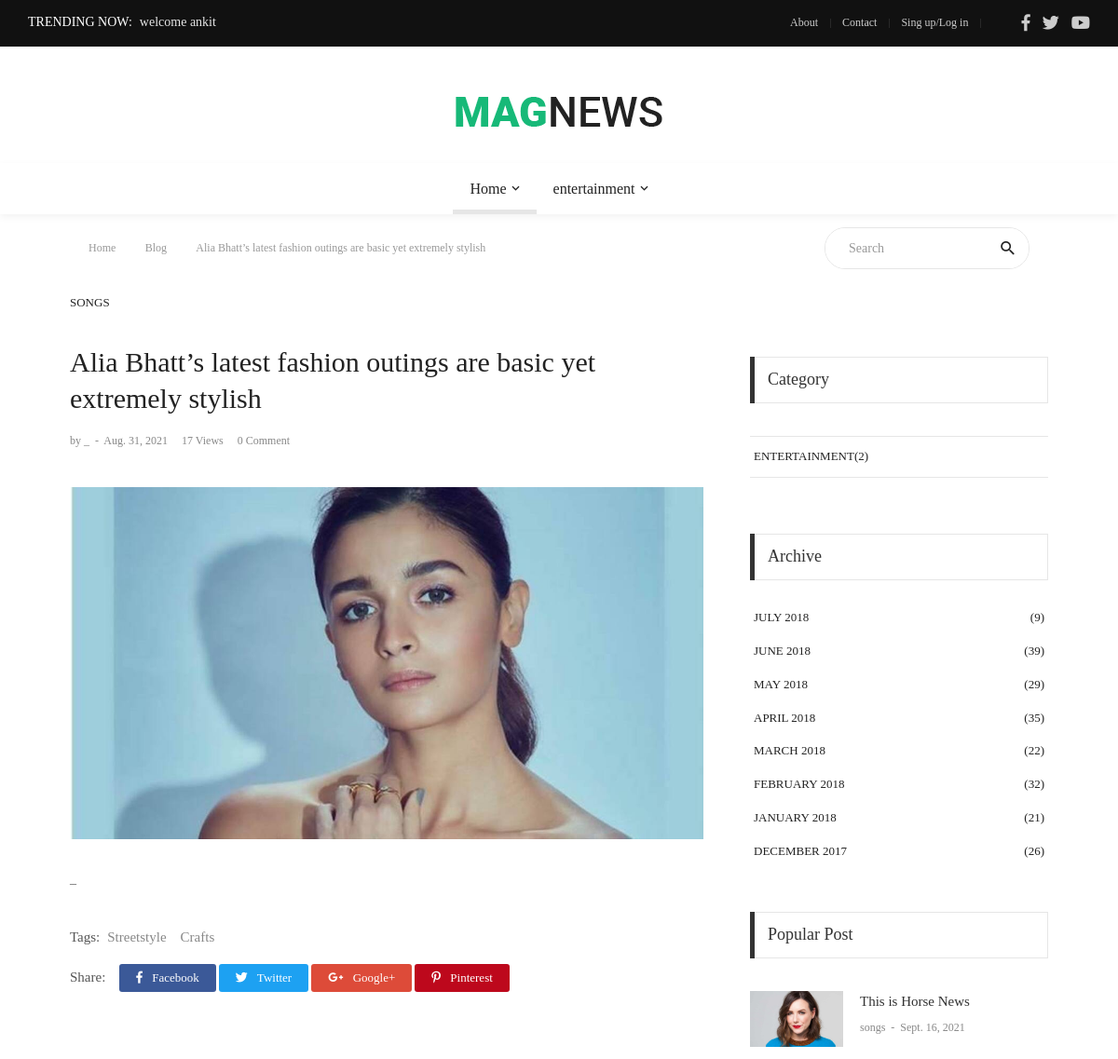
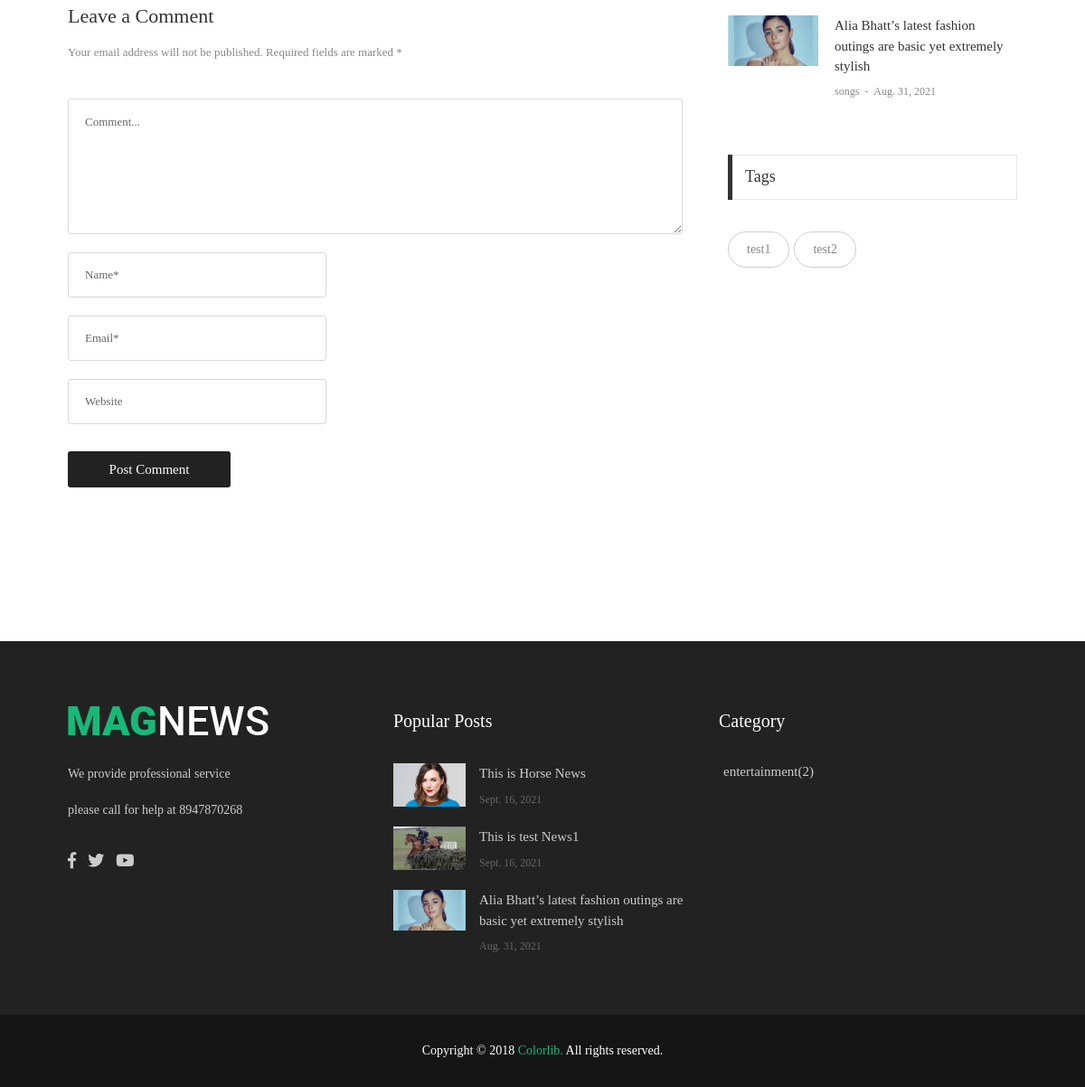
The page /news/Alia Bhatt’s latest fashion outings are basic yet extremely stylish on the database its author committed (2 pictures, top to bottom).
### trending/models.py (models this page shows, shortened)
class Trending(models.Model):
    headline = models.CharField(max_length=250)

### myapp/models.py (models this page shows, shortened)
class article(models.Model):
    title = models.CharField(max_length=250)
    body = models.TextField()
    bodylong = models.TextField(default='-')
    fb = models.CharField(default='-', max_length=250)
    tw = models.CharField(default='-', max_length=250)
    yt = models.CharField(default='-', max_length=250)
    ph = models.CharField(default='-', max_length=250)
    picurl = models.TextField(default='_')
    picname = models.TextField(default='_')
    picurl2 = models.TextField(default='_')
    picname2 = models.TextField(default='_')

### cat/models.py (models this page shows, shortened)
class Cat(models.Model):
    name = models.CharField(max_length=250)
    count = models.IntegerField(default=0)

### news/models.py (models this page shows, shortened)
class News(models.Model):
    name = models.CharField(max_length=250)
    summary = models.TextField()
    body = models.TextField(default='_')
    date = models.DateField()
    picname = models.TextField()
    picurl = models.TextField(default='_')
    author = models.CharField(max_length=250, default='_')
    catname =models.CharField(max_length=250, default='_')
    catid = models.IntegerField(default=0)
    ocatid = models.IntegerField(default=0)
    show = models.IntegerField(default=0)
    tags = models.TextField(default='_')

### news/views.py (the view)
# urls.py: path('news/<str:name>',views.detail, name='detail'),
def detail(request,name):
    article_var = article.objects.get(pk=1)
    news = News.objects.all().order_by('-pk')
    cat = Cat.objects.all()
    subcat = SubCat.objects.all()
    lastnews = News.objects.all().order_by('-pk')[:3]
    shownews = News.objects.get(name=name)
    popularnews = News.objects.all().order_by('-show')
    popularnews2 = News.objects.all().order_by('-show')[:3]
    tagsname = News.objects.get(name=name).tags
    tags = tagsname.split(',')
    trending = Trending.objects.all().order_by('-pk')[:5]
    try:
        mynews = News.objects.get(name=name)
        mynews.show = mynews.show + 1
        mynews.save()
    except:
        print('cant Add show')
    return render(request,'front/detail.html',{'shownews':shownews,'name':article_var, 'News':news, 'cat':cat,'subcat':subcat,'lastnews':lastnews,'popularnews':popularnews,'popularnews2':popularnews2,"tags":tags,'trending':trending})

### myapp/templates/front/detail.html
{% extends 'front/base.html' %}
{% load static %}
{% block mainblock  %}
	<div class="container">
		<div class="headline bg0 flex-wr-sb-c p-rl-20 p-tb-8">
			<div class="f2-s-1 p-r-30 m-tb-6">
				<a href="index.html" class="breadcrumb-item f1-s-3 cl9">
					Home
				</a>
				<a href="blog-list-01.html" class="breadcrumb-item f1-s-3 cl9">
					Blog
				</a>
				<span class="breadcrumb-item f1-s-3 cl9">
					 {{shownews.name}}
				</span>
			</div>
			<div class="pos-relative size-a-2 bo-1-rad-22 of-hidden bocl11 m-tb-6">
				<input class="f1-s-1 cl6 plh9 s-full p-l-25 p-r-45" type="text" name="search" placeholder="Search">
				<button class="flex-c-c size-a-1 ab-t-r fs-20 cl2 hov-cl10 trans-03">
					<i class="zmdi zmdi-search"></i>
				</button>
			</div>
		</div>
	</div>
	<section class="bg0 p-b-140 p-t-10">
		<div class="container">
			<div class="row justify-content-center">
				<div class="col-md-10 col-lg-8 p-b-30">
					<div class="p-r-10 p-r-0-sr991">
						<div class="p-b-70">
							<a href="#" class="f1-s-10 cl2 hov-cl10 trans-03 text-uppercase">
								{{shownews.catname}}
							</a>
							<h3 class="f1-l-3 cl2 p-b-16 p-t-33 respon2">
								{{ shownews.name }}
							</h3>
							<div class="flex-wr-s-s p-b-40">
								<span class="f1-s-3 cl8 m-r-15">
									<a href="#" class="f1-s-4 cl8 hov-cl10 trans-03">
										by {{shownews.author}}
									</a>
									<span class="m-rl-3">-</span>
									<span>
										{{shownews.date}}
									</span>
								</span>
								<span class="f1-s-3 cl8 m-r-15">
									{{shownews.show}} Views
								</span>
								<a href="#" class="f1-s-3 cl8 hov-cl10 trans-03 m-r-15">
									0 Comment
								</a>
							</div>
							<div class="wrap-pic-max-w p-b-30">
								<img src="{{shownews.picurl}}" alt="IMG">
							</div>
							<p class="f1-s-11 cl6 p-b-25">
									{{shownews.body|safe}}
								</p>
							<div class="flex-s-s p-t-12 p-b-15">
								<span class="f1-s-12 cl5 m-r-8">
									Tags:
								</span>
								<div class="flex-wr-s-s size-w-0">
									<a href="#" class="f1-s-12 cl8 hov-link1 m-r-15">
										Streetstyle
									</a>
									<a href="#" class="f1-s-12 cl8 hov-link1 m-r-15">
										Crafts
									</a>
								</div>
							</div>
							<div class="flex-s-s">
								<span class="f1-s-12 cl5 p-t-1 m-r-15">
									Share:
								</span>
								<div class="flex-wr-s-s size-w-0">
									<a href="#" class="dis-block f1-s-13 cl0 bg-facebook borad-3 p-tb-4 p-rl-18 hov-btn1 m-r-3 m-b-3 trans-03">
										<i class="fab fa-facebook-f m-r-7"></i>
										Facebook
									</a>
									<a href="#" class="dis-block f1-s-13 cl0 bg-twitter borad-3 p-tb-4 p-rl-18 hov-btn1 m-r-3 m-b-3 trans-03">
										<i class="fab fa-twitter m-r-7"></i>
										Twitter
									</a>
									<a href="#" class="dis-block f1-s-13 cl0 bg-google borad-3 p-tb-4 p-rl-18 hov-btn1 m-r-3 m-b-3 trans-03">
										<i class="fab fa-google-plus-g m-r-7"></i>
										Google+
									</a>
									<a href="#" class="dis-block f1-s-13 cl0 bg-pinterest borad-3 p-tb-4 p-rl-18 hov-btn1 m-r-3 m-b-3 trans-03">
										<i class="fab fa-pinterest-p m-r-7"></i>
										Pinterest
									</a>
								</div>
							</div>
						</div>
						<div>
							<h4 class="f1-l-4 cl3 p-b-12">
								Leave a Comment
							</h4>
							<p class="f1-s-13 cl8 p-b-40">
								Your email address will not be published. Required fields are marked *
							</p>
							<form>
								<textarea class="bo-1-rad-3 bocl13 size-a-15 f1-s-13 cl5 plh6 p-rl-18 p-tb-14 m-b-20" name="msg" placeholder="Comment..."></textarea>
								<input class="bo-1-rad-3 bocl13 size-a-16 f1-s-13 cl5 plh6 p-rl-18 m-b-20" type="text" name="name" placeholder="Name*">
								<input class="bo-1-rad-3 bocl13 size-a-16 f1-s-13 cl5 plh6 p-rl-18 m-b-20" type="text" name="email" placeholder="Email*">
								<input class="bo-1-rad-3 bocl13 size-a-16 f1-s-13 cl5 plh6 p-rl-18 m-b-20" type="text" name="website" placeholder="Website">
								<button class="size-a-17 bg2 borad-3 f1-s-12 cl0 hov-btn1 trans-03 p-rl-15 m-t-10">
									Post Comment
								</button>
							</form>
						</div>
					</div>
				</div>
				<div class="col-md-10 col-lg-4 p-b-30">
					<div class="p-l-10 p-rl-0-sr991 p-t-70">
						<div class="p-b-60">
							<div class="how2 how2-cl4 flex-s-c">
								<h3 class="f1-m-2 cl3 tab01-title">
									Category
								</h3>
							</div>
							<ul class="p-t-35">
								{% for c in cat %}
								{% if c.count != 0 %}
								<li class="how-bor3 p-rl-4">
									<a href="#" class="dis-block f1-s-10 text-uppercase cl2 hov-cl10 trans-03 p-tb-13">
										{{ c.name }}({{ c.count }})
									</a>
								</li>
								{% endif %}
								{% endfor %}
							</ul>
						</div>
						<div class="p-b-37">
							<div class="how2 how2-cl4 flex-s-c">
								<h3 class="f1-m-2 cl3 tab01-title">
									Archive
								</h3>
							</div>
							<ul class="p-t-32">
								<li class="p-rl-4 p-b-19">
									<a href="#" class="flex-wr-sb-c f1-s-10 text-uppercase cl2 hov-cl10 trans-03">
										<span>
											July 2018
										</span>
										<span>
											(9)
										</span>
									</a>
								</li>
								<li class="p-rl-4 p-b-19">
									<a href="#" class="flex-wr-sb-c f1-s-10 text-uppercase cl2 hov-cl10 trans-03">
										<span>
											June 2018
										</span>
										<span>
											(39)
										</span>
									</a>
								</li>
								<li class="p-rl-4 p-b-19">
									<a href="#" class="flex-wr-sb-c f1-s-10 text-uppercase cl2 hov-cl10 trans-03">
										<span>
											May 2018
										</span>
										<span>
											(29)
										</span>
									</a>
								</li>
								<li class="p-rl-4 p-b-19">
									<a href="#" class="flex-wr-sb-c f1-s-10 text-uppercase cl2 hov-cl10 trans-03">
										<span>
											April  2018
										</span>
										<span>
											(35)
										</span>
									</a>
								</li>
								<li class="p-rl-4 p-b-19">
									<a href="#" class="flex-wr-sb-c f1-s-10 text-uppercase cl2 hov-cl10 trans-03">
										<span>
											March 2018
										</span>
										<span>
											(22)
										</span>
									</a>
								</li>
								<li class="p-rl-4 p-b-19">
									<a href="#" class="flex-wr-sb-c f1-s-10 text-uppercase cl2 hov-cl10 trans-03">
										<span>
											February 2018
										</span>
										<span>
											(32)
										</span>
									</a>
								</li>
								<li class="p-rl-4 p-b-19">
									<a href="#" class="flex-wr-sb-c f1-s-10 text-uppercase cl2 hov-cl10 trans-03">
										<span>
											January 2018
										</span>
										<span>
											(21)
										</span>
									</a>
								</li>
								<li class="p-rl-4 p-b-19">
									<a href="#" class="flex-wr-sb-c f1-s-10 text-uppercase cl2 hov-cl10 trans-03">
										<span>
											December 2017
										</span>
										<span>
											(26)
										</span>
									</a>
								</li>
							</ul>
						</div>
						<div class="p-b-30">
							<div class="how2 how2-cl4 flex-s-c">
								<h3 class="f1-m-2 cl3 tab01-title">
									Popular Post
								</h3>
							</div>
							<ul class="p-t-35">
								{% for pop in popularnews %}
								 {% if pop.ocatid == shownews.ocatid %}
								<li class="flex-wr-sb-s p-b-30">
									<a href="{% url 'detail' name=pop.name %}" class="size-w-10 wrap-pic-w hov1 trans-03">
										<img src="{{pop.picurl}}" alt="IMG">
									</a>
									<div class="size-w-11">
										<h6 class="p-b-4">
											<a href="{% url 'detail' name=pop.name %}" class="f1-s-5 cl3 hov-cl10 trans-03">
												{{pop.name}}
											</a>
										</h6>
										<span class="cl8 txt-center p-b-24">
											<a href="{% url 'detail' name=pop.name %}" class="f1-s-6 cl8 hov-cl10 trans-03">
												{{pop.catname}}
											</a>
											<span class="f1-s-3 m-rl-3">
												-
											</span>
											<span class="f1-s-3">
												{{pop.date}}
											</span>
										</span>
									</div>
								</li>
								  {% endif %}
								{% endfor %}
							</ul>
						</div>
						<div>
							<div class="how2 how2-cl4 flex-s-c m-b-30">
								<h3 class="f1-m-2 cl3 tab01-title">
									Tags
								</h3>
							</div>
							{% for tagname in tags %}
							<div class="flex-wr-s-s m-rl--5">
								<a href="#" class="flex-c-c size-h-2 bo-1-rad-20 bocl12 f1-s-1 cl8 hov-btn2 trans-03 p-rl-20 p-tb-5 m-all-5">
									{{tagname}}
								</a>
								{% endfor %}
							</div>
						</div>
					</div>
				</div>
			</div>
		</div>
	</section>
{% endblock  %}

### myapp/templates/front/base.html (shortened to what this page needs)
{% load static %}
<!DOCTYPE html>
<html lang="en">
<head>
	<link rel="stylesheet" type="text/css" href="{% static "front/vendor/bootstrap/css/bootstrap.min.css" %}">
	<link rel="stylesheet" type="text/css" href="{% static "front/fonts/fontawesome-5.0.8/css/fontawesome-all.min.css" %}">
	<link rel="stylesheet" type="text/css" href="{% static "front/fonts/iconic/css/material-design-iconic-font.min.css" %}">
	<link rel="stylesheet" type="text/css" href="{% static "front/vendor/animate/animate.css" %}">
	<link rel="stylesheet" type="text/css" href="{% static "front/vendor/css-hamburgers/hamburgers.min.css" %}" %>
	<link rel="stylesheet" type="text/css" href="{% static "front/vendor/animsition/css/animsition.min.css" %}">
	<link rel="stylesheet" type="text/css" href="{% static "front/css/util.min.css" %}">
	<link rel="stylesheet" type="text/css" href="{% static "front/css/main.css" %}">
</head>
<body class="animsition">
	<header>
		<div class="container-menu-desktop">
			<div class="topbar">
				<div class="content-topbar h-100 p-rl-30">
					<div class="align-self-stretch size-w-0 pos-relative m-r-30">
						<div class="f2-s-1 flex-wr-s-c s-full ab-t-l p-b-2">
							<span class="text-uppercase cl0 p-r-8">
								Trending Now:
							</span>
							<span class="dis-inline-block cl16 slide100-txt pos-relative size-w-0" data-in="fadeInDown" data-out="fadeOutDown">
								{% for trend in trending %}
								<span class="dis-inline-block slide100-txt-item animated visible-false">
								    {{ trend.headline }}
								</span>
								{% endfor %}
							</span>
						</div>
					</div>
					<div class="flex-wr-e-c">
						<div class="left-topbar">
							<span class="left-topbar-item flex-wr-s-c">
							<a href="{% url 'about' %}" class="left-topbar-item">
								About
							</a>
							<a href="{% url 'contact' %}" class="left-topbar-item">
								Contact
							</a>
							<a href="login/" class="left-topbar-item">
								Sing up/Log in
							</a>
						</div>
						<div class="right-topbar p-l-18">
							<a href="{{name.fb}}">
								<span class="fab fa-facebook-f"></span>
							</a>
							<a href="{{name.tw}}">
								<span class="fab fa-twitter"></span>
							</a>
							<a href="{{name.yt}}">
								<span class="fab fa-youtube"></span>
							</a>
						</div>
					</div>
				</div>
			</div>
			<div class="wrap-logo no-banner container">
				<div class="logo">
					<a href="/"><img src="{{name.picurl2}}" alt="LOGO"></a>
				</div>
			</div>
			<div class="wrap-main-nav">
				<div class="main-nav">
					<nav class="menu-desktop">
						<ul class="main-menu justify-content-center">
							<li class="main-menu-active">
								<a href="/">Home</a>
							</li>
							  {% for b in cat %}
							     {% if b.count != 0 %}
							<li class="mega-menu-item">
								<a href="category-01.html">{{b.name}}</a>
							</li>
							  {% endif %}
							  {% endfor %}
						</ul>
					</nav>
				</div>
			</div>
		</div>
	</header>
{% block mainblock %}
{% endblock %}
	<footer>
		<div class="bg2 p-t-40 p-b-25">
			<div class="container">
				<div class="row">
					<div class="col-lg-4 p-b-20">
						<div class="size-h-3 flex-s-c">
							<a href="index.html">
								<img class="max-s-full" src="{{name.picurl}}" alt="LOGO">
							</a>
						</div>
						<div>
							<p class="f1-s-1 cl11 p-b-16">
							{{name.body}}
							</p>
							<p class="f1-s-1 cl11 p-b-16">
							please call for help at {{name.ph}}
							</p>
							<div class="p-t-15">
								<a href="{{name.fb}}" class="fs-18 cl11 hov-cl10 trans-03 m-r-8">
									<span class="fab fa-facebook-f"></span>
								</a>
								<a href="name.tw" class="fs-18 cl11 hov-cl10 trans-03 m-r-8">
									<span class="fab fa-twitter"></span>
								</a>
								<a href="{{name.yt}}" class="fs-18 cl11 hov-cl10 trans-03 m-r-8">
									<span class="fab fa-youtube"></span>
								</a>
							</div>
						</div>
					</div>
					<div class="col-sm-6 col-lg-4 p-b-20">
						<div class="size-h-3 flex-s-c">
							<h5 class="f1-m-7 cl0">
								Popular Posts
							</h5>
						</div>
						<ul>
							{% for pop in popularnews2 %}
							<li class="flex-wr-sb-s p-b-20">
								<a href="{% url 'detail' name=pop.name %}" class="size-w-4 wrap-pic-w hov1 trans-03">
									<img src="{{pop.picurl}}"  alt="IMG">
								</a>
								<div class="size-w-5">
									<h6 class="p-b-5">
										<a href="{% url 'detail' name=pop.name %}" class="f1-s-5 cl11 hov-cl10 trans-03">
											{{pop.name}}
										</a>
									</h6>
									<span class="f1-s-3 cl6">
											{{pop.date}}
									</span>
								</div>
							</li>
							{% endfor %}
						</ul>
					</div>
					<div class="col-sm-6 col-lg-4 p-b-20">
						<div class="size-h-3 flex-s-c">
							<h5 class="f1-m-7 cl0">
								Category
							</h5>
						</div>
						<ul class="m-t--12">
							{% for c in cat %}
							 {% if c.count != 0  %}
							<li class="how-bor1 p-rl-5 p-tb-10">
								<a href="#" class="f1-s-5 cl11 hov-cl10 trans-03 p-tb-8">
									{{c.name}}({{c.count}})
								</a>
							</li>
							{% endif %}
							{% endfor %}
						</ul>
					</div>
				</div>
			</div>
		</div>
		<div class="bg11">
			<div class="container size-h-4 flex-c-c p-tb-15">
				<span class="f1-s-1 cl0 txt-center">
					Copyright © 2018
					<a href="#" class="f1-s-1 cl10 hov-link1">Colorlib.</a>
					All rights reserved.
				</span>
			</div>
		</div>
	</footer>
</body>
</html>

### rows shown on the page
Trending: headline "welcome ankit"
article: picurl2 (picture), picurl (picture), body "We provide professional service", ph "8947870268"
Cat: name "entertainment", name "ENTERTAINMENT", count "2"
News: name "Alia Bhatt’s latest fashion outings are basic yet extremely stylish", catname "SONGS", author "_", date "Aug. 31, 2021", show "17", picurl (picture), body "_", catname "songs"
News: picurl (picture), name "This is Horse News", catname "songs", date "Sept. 16, 2021"
News: picurl (picture), name "This is test News1", date "Sept. 16, 2021"

### other values the page prints
{{ tagname }} "test1" "test2"
